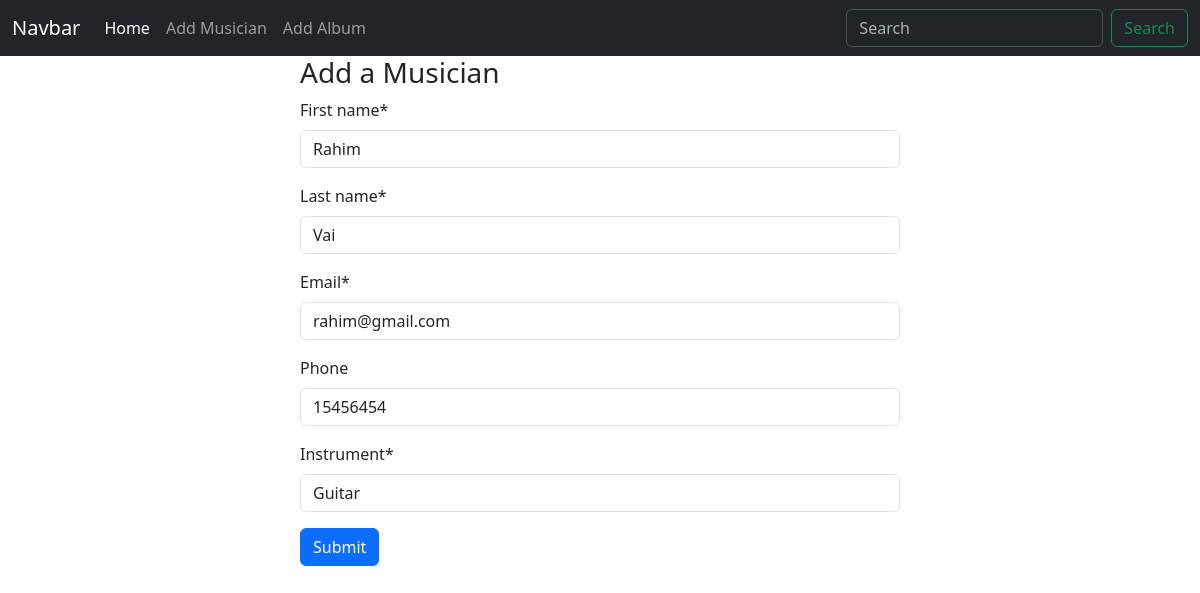
Screenshot of /add_musician/edit/1/ with the database file from the repository.
### Musician_app/models.py (models this page shows, shortened)
class Musician(models.Model):
    first_name = models.CharField(max_length=20)
    last_name = models.CharField(max_length=30)
    email = models.EmailField(unique=True)  # Enforce unique emails for musicians
    phone = models.CharField(max_length=12, blank=True, null=True)  # Allow optional phone numbers
    instrument = models.CharField(max_length=100)

### Musician_app/views.py (the view)
# urls.py: path('edit/<int:id>/', views.edit_musician, name='Edit_Musician'),
def edit_musician(reuqest,id):
    musician = Musician.objects.get(pk=id)
    musician_form = MusicianForm(instance=musician)
    if reuqest.method == 'POST':
        musician_form = MusicianForm(reuqest.POST, instance=musician)
        if musician_form.is_valid():
            musician_form.save()
            return redirect('HomePage')
    return render(reuqest, 'Musician_app/addMusician.html', {'musician_form' : musician_form})

### Musician_app/forms.py
class MusicianForm(forms.ModelForm):
    class Meta:
        model = Musician
        fields = '__all__'  # Include all fields from the model
        widgets = {
            'first_name': forms.TextInput(attrs={'placeholder': 'First Name'}),
            'last_name': forms.TextInput(attrs={'placeholder': 'Last Name'}),
            'email': forms.EmailInput(attrs={'placeholder': 'Email'}),
            'phone': forms.TextInput(attrs={'placeholder': 'Phone Number'}),
            'instrument': forms.TextInput(attrs={'placeholder': 'Instrument'}),
        }

### Musician_app/templates/Musician_app/addMusician.html (shortened to what this page needs)
{% extends "base.html" %}
{%load crispy_forms_tags%}
{% block content %}
    <form method='post' style="width: 50%; margin: auto;">
        <h3> Add a Musician </h3>
        {{ musician_form | crispy }}
        <button class='btn btn-primary'>Submit</button>
    </form>
{% endblock content %}

### rows the page displays
Musician: first_name "Rahim", last_name "Vai", email "rahim@gmail.com", phone "15456454", instrument "Guitar"
